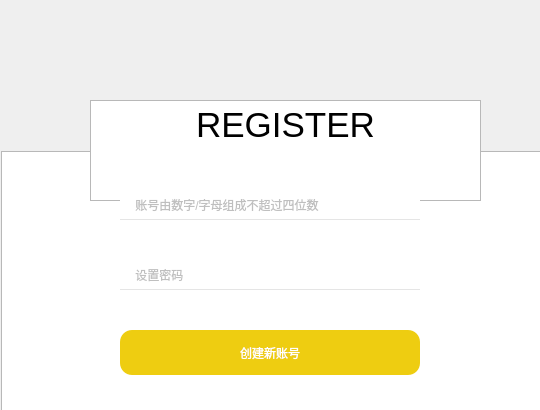
<?xml version="1.0" encoding="UTF-8"?>
<ui version="4.0">
 <class>creat_anc</class>
 <widget class="QDialog" name="creat_anc">
  <property name="geometry">
   <rect>
    <x>0</x>
    <y>0</y>
    <width>540</width>
    <height>410</height>
   </rect>
  </property>
  <property name="windowTitle">
   <string>Dialog</string>
  </property>
  <widget class="QLabel" name="label_4">
   <property name="geometry">
    <rect>
     <x>-149</x>
     <y>0</y>
     <width>701</width>
     <height>160</height>
    </rect>
   </property>
   <property name="text">
    <string/>
   </property>
   <property name="pixmap">
    <pixmap resource="pho.qrc">:/photo/backgrandtree.jpg</pixmap>
   </property>
   <property name="scaledContents">
    <bool>false</bool>
   </property>
  </widget>
  <widget class="QPushButton" name="pushButton">
   <property name="geometry">
    <rect>
     <x>120</x>
     <y>330</y>
     <width>300</width>
     <height>45</height>
    </rect>
   </property>
   <property name="styleSheet">
    <string notr="true">QPushButton

{
	border-radius:12px;
	background-color: rgb(238, 205, 17);
	font: 75 15pt &quot;Agency FB&quot;;
	color:rgb(255,255,255)

}
QPushButton:hover
{
	background-color:rgb(255, 220,19);
}</string>
   </property>
   <property name="text">
    <string>创建新账号</string>
   </property>
  </widget>
  <widget class="QListWidget" name="listWidget">
   <property name="geometry">
    <rect>
     <x>1</x>
     <y>151</y>
     <width>540</width>
     <height>260</height>
    </rect>
   </property>
  </widget>
  <widget class="QLineEdit" name="lineEdit_2">
   <property name="geometry">
    <rect>
     <x>120</x>
     <y>260</y>
     <width>300</width>
     <height>30</height>
    </rect>
   </property>
   <property name="styleSheet">
    <string notr="true">
QLineEdit

{
	border:one;
	border-bottom:1px solid rgb(229,229,229);
	color: rgb(127, 127, 127);

}

QLineEdit:hover
{
	border:one;
	border-bottom:1px solid rgb(193, 193,193);
}
QLineEdit:focus
{
	border:one;
	border-bottom:1px solid rgb(255, 220,19);
}</string>
   </property>
   <property name="placeholderText">
    <string>    设置密码</string>
   </property>
  </widget>
  <widget class="QTextEdit" name="textEdit">
   <property name="geometry">
    <rect>
     <x>90</x>
     <y>100</y>
     <width>391</width>
     <height>101</height>
    </rect>
   </property>
   <property name="styleSheet">
    <string notr="true">
QTextEdit
{
	background:transparent;
	border-width:0;border-style:outset;
}	
	font: 75 20pt &quot;Agency FB&quot;;
color: rgb(255, 255, 255);
font: 26pt &quot;Arial&quot;;</string>
   </property>
   <property name="html">
    <string>&lt;!DOCTYPE HTML PUBLIC &quot;-//W3C//DTD HTML 4.0//EN&quot; &quot;http://www.w3.org/TR/REC-html40/strict.dtd&quot;&gt;
&lt;html&gt;&lt;head&gt;&lt;meta name=&quot;qrichtext&quot; content=&quot;1&quot; /&gt;&lt;meta charset=&quot;utf-8&quot; /&gt;&lt;style type=&quot;text/css&quot;&gt;
p, li { white-space: pre-wrap; }
hr { height: 1px; border-width: 0; }
li.unchecked::marker { content: &quot;\2610&quot;; }
li.checked::marker { content: &quot;\2612&quot;; }
&lt;/style&gt;&lt;/head&gt;&lt;body style=&quot; font-family:'Arial'; font-size:26pt; font-weight:400; font-style:normal;&quot;&gt;
&lt;p align=&quot;center&quot; style=&quot; margin-top:12px; margin-bottom:12px; margin-left:0px; margin-right:0px; -qt-block-indent:0; text-indent:0px;&quot;&gt;REGISTER&lt;/p&gt;&lt;/body&gt;&lt;/html&gt;</string>
   </property>
  </widget>
  <widget class="QLabel" name="label_2">
   <property name="geometry">
    <rect>
     <x>70</x>
     <y>260</y>
     <width>35</width>
     <height>35</height>
    </rect>
   </property>
   <property name="maximumSize">
    <size>
     <width>35</width>
     <height>35</height>
    </size>
   </property>
   <property name="text">
    <string/>
   </property>
   <property name="pixmap">
    <pixmap resource="pic/pic.qrc">:/pass.png</pixmap>
   </property>
   <property name="scaledContents">
    <bool>true</bool>
   </property>
  </widget>
  <widget class="QLabel" name="label">
   <property name="geometry">
    <rect>
     <x>70</x>
     <y>190</y>
     <width>35</width>
     <height>35</height>
    </rect>
   </property>
   <property name="maximumSize">
    <size>
     <width>35</width>
     <height>35</height>
    </size>
   </property>
   <property name="text">
    <string/>
   </property>
   <property name="pixmap">
    <pixmap resource="pic/pic.qrc">:/user.png</pixmap>
   </property>
   <property name="scaledContents">
    <bool>true</bool>
   </property>
  </widget>
  <widget class="QLineEdit" name="lineEdit">
   <property name="geometry">
    <rect>
     <x>120</x>
     <y>190</y>
     <width>300</width>
     <height>30</height>
    </rect>
   </property>
   <property name="font">
    <font>
     <bold>false</bold>
    </font>
   </property>
   <property name="styleSheet">
    <string notr="true">
QLineEdit

{
	border:one;
	border-bottom:1px solid rgb(229,229,229);
	color: rgb(127, 127, 127);

}

QLineEdit:hover
{
	border:one;
	border-bottom:1px solid rgb(193, 193,193);
}
QLineEdit:focus
{
	border:one;
	border-bottom:1px solid rgb(255, 220,19);
}</string>
   </property>
   <property name="text">
    <string/>
   </property>
   <property name="placeholderText">
    <string>    账号由数字/字母组成不超过四位数</string>
   </property>
  </widget>
  <zorder>listWidget</zorder>
  <zorder>pushButton</zorder>
  <zorder>label_4</zorder>
  <zorder>lineEdit_2</zorder>
  <zorder>textEdit</zorder>
  <zorder>label_2</zorder>
  <zorder>lineEdit</zorder>
  <zorder>label</zorder>
 </widget>
 <resources>
  <include location="pic/pic.qrc"/>
  <include location="pic/pic.qrc"/>
  <include location="pho.qrc"/>
 </resources>
 <connections/>
</ui>
